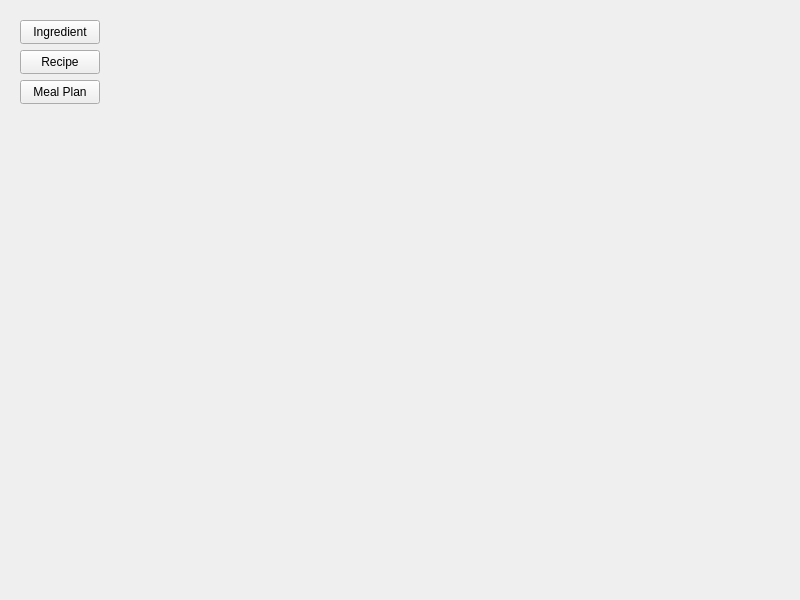
<?xml version="1.0" encoding="UTF-8"?>
<ui version="4.0">
 <class>MainWindow</class>
 <widget class="QMainWindow" name="MainWindow">
  <property name="geometry">
   <rect>
    <x>0</x>
    <y>0</y>
    <width>800</width>
    <height>600</height>
   </rect>
  </property>
  <property name="windowTitle">
   <string>MainWindow</string>
  </property>
  <widget class="QWidget" name="centralwidget">
   <widget class="QPushButton" name="ingredientButton">
    <property name="geometry">
     <rect>
      <x>20</x>
      <y>20</y>
      <width>80</width>
      <height>24</height>
     </rect>
    </property>
    <property name="text">
     <string>Ingredient</string>
    </property>
   </widget>
   <widget class="QPushButton" name="recipeButton">
    <property name="geometry">
     <rect>
      <x>20</x>
      <y>50</y>
      <width>80</width>
      <height>24</height>
     </rect>
    </property>
    <property name="text">
     <string>Recipe</string>
    </property>
   </widget>
   <widget class="QPushButton" name="pushButton">
    <property name="geometry">
     <rect>
      <x>20</x>
      <y>80</y>
      <width>80</width>
      <height>24</height>
     </rect>
    </property>
    <property name="text">
     <string>Meal Plan</string>
    </property>
   </widget>
  </widget>
 </widget>
 <resources/>
 <connections/>
</ui>
